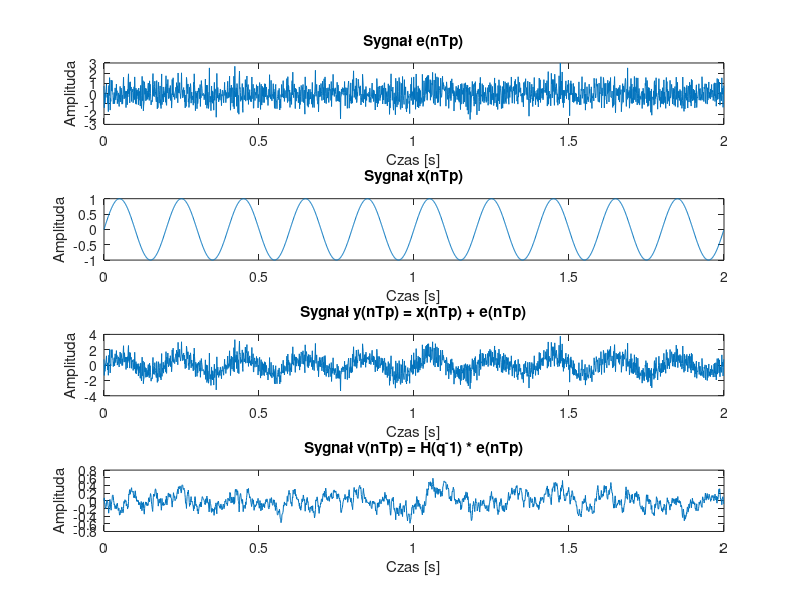
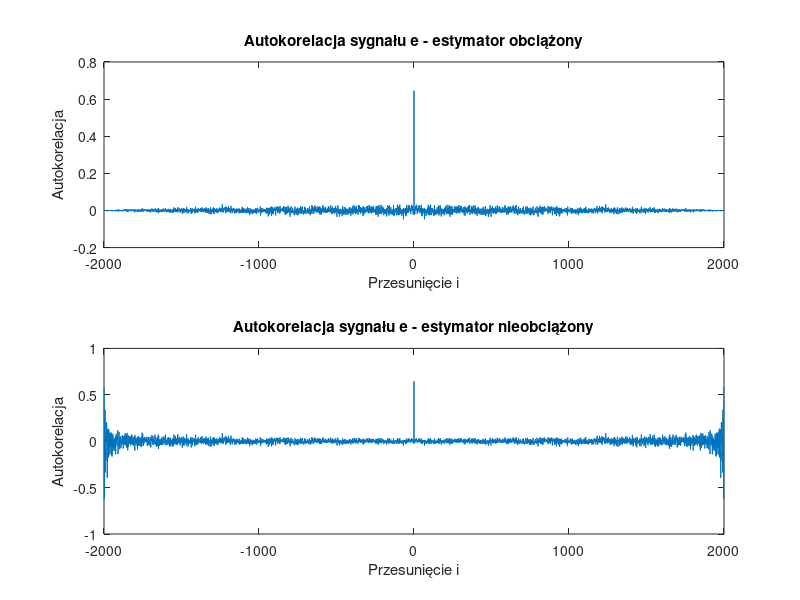
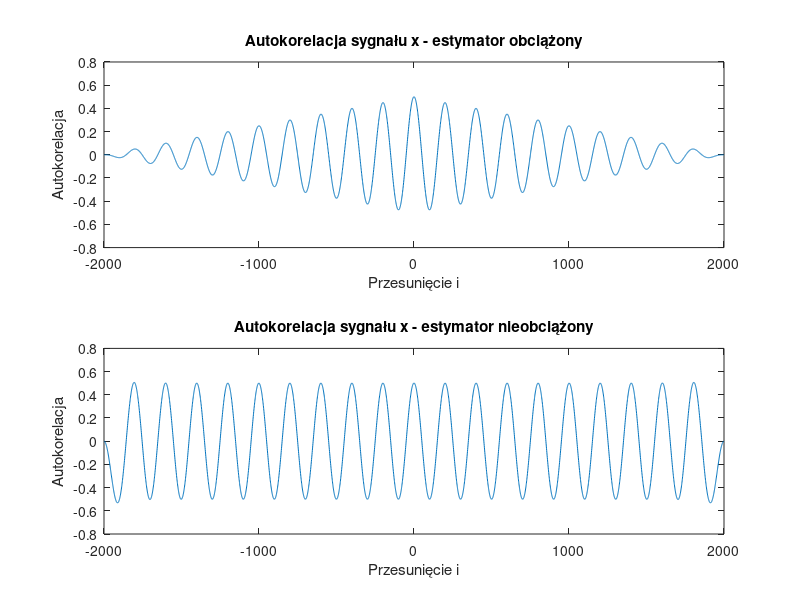
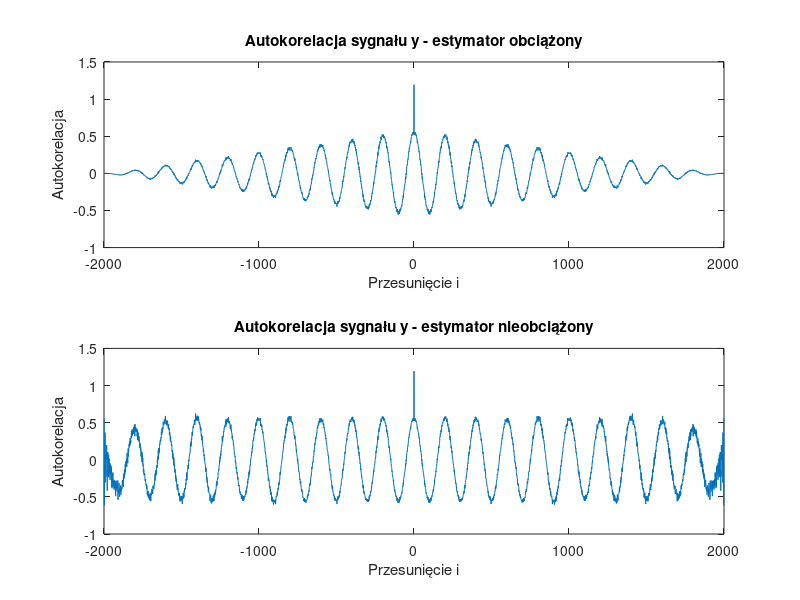

Source code (MATLAB) for these figures, in order:
% Parametry
% PIERWSZA KROPKA
sigma = sqrt(0.64); % Odchylenie standardowe
Tp = 0.001; % Okres próbkowania
N = 2000; % Liczba próbek
n = 0:N-1; % Wektor chwil czasu dyskretnego
tn = n * Tp; % Wektor chwil czasu rzeczywistego

% Definicja sygnałów
e = sigma * randn(1, N); % Sygnał biały szum
x = sin(2 * pi * 5 * tn); % Sygnał x(nTp)
y = x + e; % Sygnał y(nTp)

% Definicja filtru H(q^-1)
H = tf([0.1], [1 -0.9], Tp);

% Odpowiedź filtru na wymuszenie e
v = lsim(H, e, tn);

% Wyświetlanie wykresów
figure;
subplot(4, 1, 1);
plot(tn, e);
title('Sygnał e(nTp)');
xlabel('Czas [s]');
ylabel('Amplituda');

subplot(4, 1, 2);
plot(tn, x);
title('Sygnał x(nTp)');
xlabel('Czas [s]');
ylabel('Amplituda');

subplot(4, 1, 3);
plot(tn, y);
title('Sygnał y(nTp) = x(nTp) + e(nTp)');
xlabel('Czas [s]');
ylabel('Amplituda');

subplot(4, 1, 4);
plot(tn, v);
title('Sygnał v(nTp) = H(q^-1) * e(nTp)');
xlabel('Czas [s]');
ylabel('Amplituda');


% DRUGA KROPKA

% Zakładając, że mamy już zdefiniowane sygnały e, x, y, v oraz wektor czasu tn

% Autokorelacja dla e
[Re_biased, lags] = xcorr(e, 'biased');
Re_unbiased = xcorr(e, 'unbiased');

% Podobnie dla x
[Rx_biased, ~] = xcorr(x, 'biased');
Rx_unbiased = xcorr(x, 'unbiased');

% Dla y
[Ry_biased, ~] = xcorr(y, 'biased');
Ry_unbiased = xcorr(y, 'unbiased');

% Dla v
[Rv_biased, ~] = xcorr(v, 'biased');
Rv_unbiased = xcorr(v, 'unbiased');


% Wykreślenie autokorelacji dla sygnału e
figure;
subplot(2,1,1);
plot(lags, Re_biased);
title('Autokorelacja sygnału e - estymator obciążony');
xlabel('Przesunięcie i');
ylabel('Autokorelacja');

subplot(2,1,2);
plot(lags, Re_unbiased);
title('Autokorelacja sygnału e - estymator nieobciążony');
xlabel('Przesunięcie i');
ylabel('Autokorelacja');

figure;
subplot(2,1,1);
plot(lags, Rx_biased);
title('Autokorelacja sygnału x - estymator obciążony');
xlabel('Przesunięcie i');
ylabel('Autokorelacja');

subplot(2,1,2);
plot(lags, Rx_unbiased);
title('Autokorelacja sygnału x - estymator nieobciążony');
xlabel('Przesunięcie i');
ylabel('Autokorelacja');

figure;
subplot(2,1,1);
plot(lags, Ry_biased);
title('Autokorelacja sygnału y - estymator obciążony');
xlabel('Przesunięcie i');
ylabel('Autokorelacja');

subplot(2,1,2);
plot(lags, Ry_unbiased);
title('Autokorelacja sygnału y - estymator nieobciążony');
xlabel('Przesunięcie i');
ylabel('Autokorelacja');

figure;
subplot(2,1,1);
plot(lags, Rv_biased);
title('Autokorelacja sygnału v - estymator obciążony');
xlabel('Przesunięcie i');
ylabel('Autokorelacja');

subplot(2,1,2);
plot(lags, Rv_unbiased);
title('Autokorelacja sygnału v - estymator nieobciążony');
xlabel('Przesunięcie i');
ylabel('Autokorelacja');
% Obliczanie autokorelacji
lags = [-n:n]
[R_ee, lags] = xcorr(e, 'unbiased');
[R_xx, ~] = xcorr(x, 'unbiased');
[R_yy, ~] = xcorr(y, 'unbiased');
[R_vv, ~] = xcorr(v, 'unbiased');

% Wybór zakresu [0; N-1] z wyników autokorelacji
zeroLagIndex = find(lags == 0); % Znajdź indeks odpowiadający zerowemu opóźnieniu
R_ee_positive = R_ee(zeroLagIndex:end); % Autokorelacja e dla opóźnień [0; N-1]
R_xx_positive = R_xx(zeroLagIndex:end); % Autokorelacja x dla opóźnień [0; N-1]
R_yy_positive = R_yy(zeroLagIndex:end); % Autokorelacja y dla opóźnień [0; N-1]
R_vv_positive = R_vv(zeroLagIndex:end); % Autokorelacja v dla opóźnień [0; N-1]
%{
% Wyświetlanie wyników (opcjonalnie)
figure;
subplot(4, 1, 1);
plot(lags(zeroLagIndex:end), R_ee_positive);
title('Autokorelacja e(nTp)');

subplot(4, 1, 2);
plot(lags(zeroLagIndex:end), R_xx_positive);
title('Autokorelacja x(nTp)');

subplot(4, 1, 3);
plot(lags(zeroLagIndex:end), R_yy_positive);
title('Autokorelacja y(nTp)');

subplot(4, 1, 4);
plot(lags(zeroLagIndex:end), R_vv_positive);
title('Autokorelacja v(nTp)');
%}
% Obliczanie i rysowanie funkcji autokorelacji
signals = {e, x, y, v};
signalNames = {'e(nTp)', 'x(nTp)', 'y(nTp)', 'v(nTp)'};

% czwarta kropka
figure;
for i = 1:length(signals)
    [acor, lags] = xcorr(signals{i}, 'biased'); % Obliczenie autokorelacji
    subplot(4, 1, i);
    plot(lags, acor);
    title(['Autokorelacja sygnału ' signalNames{i}]);
    xlabel('Przesunięcie');
    ylabel('Autokorelacja');
end

% PIATA KROPKA
% Obliczenie autokorelacji dla e i v
[Re_biased, lags] = xcorr(e, 'biased');
Rv_biased = xcorr(v, 'biased');

% Wykreślenie estymaty funkcji autokorelacji dla e
figure;
subplot(2,1,1);
plot(lags, Re_biased);
title('Autokorelacja sygnału e(nTp) - estymator obciążony');
xlabel('Przesunięcie i');
ylabel('Autokorelacja');
xlim([-N+1, N-1]); % Ograniczenie osi X dla lepszej czytelności

% Wykreślenie estymaty funkcji autokorelacji dla v
subplot(2,1,2);
plot(lags, Rv_biased);
title('Autokorelacja sygnału v(nTp) - estymator obciążony');
xlabel('Przesunięcie i');
ylabel('Autokorelacja');
xlim([-N+1, N-1]); % Ograniczenie osi X dla lepszej czytelności


% SZÓSTA KROPKA
% Obliczenie funkcji korelacji wzajemnej między y i x
[Ryx, lags] = xcorr(y, x, 'biased'); % Używam estymatora obciążonego dla spójności

% Wykreślenie funkcji korelacji wzajemnej
figure;
plot(lags, Ryx);
title('Korelacja wzajemna pomiędzy y(nTp) i x(nTp)');
xlabel('Przesunięcie i');
ylabel('Korelacja wzajemna');
grid on; % Dodaje siatkę dla lepszej czytelności

